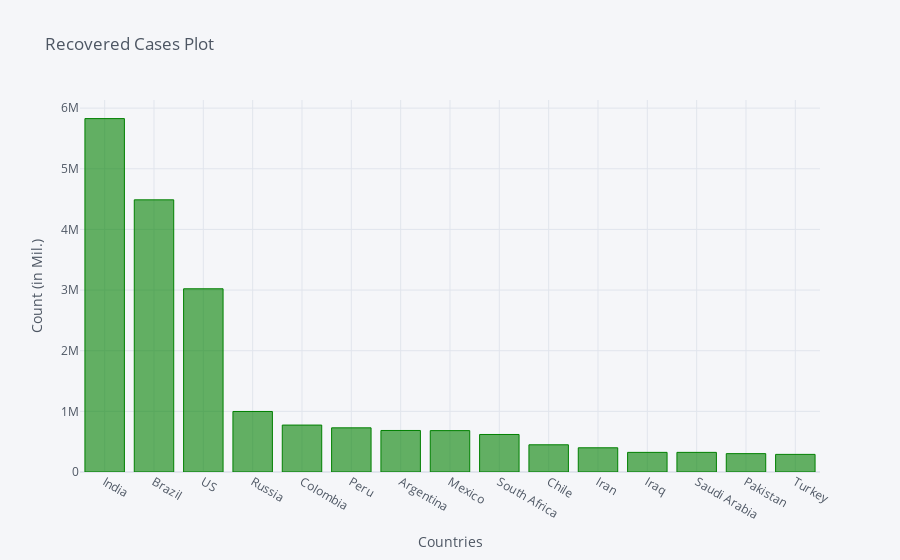

Source (notebook cell):
### Code cell
recovered_df2_plot.iplot(kind='bar', x='Country/Region', y='10/8/20',color='green',
                         title='Recovered Cases Plot',xTitle='Countries',yTitle='Count (in Mil.)')

### Figure 1 — Plotly figure (JSON) as saved in the notebook; plotly's stock layout.template omitted (floating-point values rounded to 4 significant figures)
{"data": [{"marker": {"color": "rgba(0, 128, 0, 0.6)", "line": {"color": "rgba(0, 128, 0, 1.0)", "width": 1}}, "name": "10/8/20", "orientation": "v", "text": "", "type": "bar", "x": ["India", "Brazil", "US", "Russia", "Colombia", "Peru", "Argentina", "Mexico", "South Africa", "Chile", "Iran", "Iraq", "Saudi Arabia", "Pakistan", "Turkey"], "y": [5827704, 4488092, 3021252, 998197, 773973, 728216, 684844, 682604, 618771, 448710, 399300, 323815, 323769, 302708, 290352]}], "layout": {"legend": {"bgcolor": "#F5F6F9", "font": {"color": "#4D5663"}}, "paper_bgcolor": "#F5F6F9", "plot_bgcolor": "#F5F6F9", "title": {"font": {"color": "#4D5663"}, "text": "Recovered Cases Plot"}, "xaxis": {"gridcolor": "#E1E5ED", "showgrid": true, "tickfont": {"color": "#4D5663"}, "title": {"font": {"color": "#4D5663"}, "text": "Countries"}, "zerolinecolor": "#E1E5ED"}, "yaxis": {"gridcolor": "#E1E5ED", "showgrid": true, "tickfont": {"color": "#4D5663"}, "title": {"font": {"color": "#4D5663"}, "text": "Count (in Mil.)"}, "zerolinecolor": "#E1E5ED"}}}
